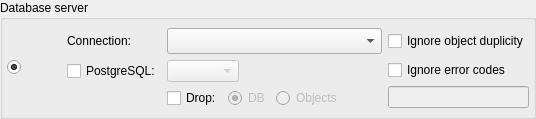
           <widget class="QGroupBox" name="groupBox">
            <property name="sizePolicy">
             <sizepolicy hsizetype="Preferred" vsizetype="Fixed">
              <horstretch>0</horstretch>
              <verstretch>0</verstretch>
             </sizepolicy>
            </property>
            <property name="title">
             <string>Database server</string>
            </property>
            <property name="checkable">
             <bool>false</bool>
            </property>
            <layout class="QGridLayout" name="gridLayout_9">
             <property name="leftMargin">
              <number>4</number>
             </property>
             <property name="topMargin">
              <number>4</number>
             </property>
             <property name="rightMargin">
              <number>4</number>
             </property>
             <property name="bottomMargin">
              <number>4</number>
             </property>
             <item row="0" column="2">
              <widget class="QWidget" name="export_to_dbms_wgt" native="true">
               <property name="sizePolicy">
                <sizepolicy hsizetype="Preferred" vsizetype="Preferred">
                 <horstretch>0</horstretch>
                 <verstretch>0</verstretch>
                </sizepolicy>
               </property>
               <layout class="QGridLayout" name="gridLayout_8">
                <property name="leftMargin">
                 <number>4</number>
                </property>
                <property name="topMargin">
                 <number>4</number>
                </property>
                <property name="rightMargin">
                 <number>0</number>
                </property>
                <property name="bottomMargin">
                 <number>4</number>
                </property>
                <item row="0" column="0" rowspan="3">
                 <layout class="QVBoxLayout" name="verticalLayout_2">
                  <item>
                   <spacer name="verticalSpacer_2">
                    <property name="orientation">
                     <enum>Qt::Vertical</enum>
                    </property>
                    <property name="sizeType">
                     <enum>QSizePolicy::Preferred</enum>
                    </property>
                    <property name="sizeHint" stdset="0">
                     <size>
                      <width>20</width>
                      <height>13</height>
                     </size>
                    </property>
                   </spacer>
                  </item>
                  <item>
                   <widget class="QLabel" name="modelo_sgbd">
                    <property name="enabled">
                     <bool>true</bool>
                    </property>
                    <property name="sizePolicy">
                     <sizepolicy hsizetype="Fixed" vsizetype="Preferred">
                      <horstretch>0</horstretch>
                      <verstretch>0</verstretch>
                     </sizepolicy>
                    </property>
                    <property name="minimumSize">
                     <size>
                      <width>30</width>
                      <height>60</height>
                     </size>
                    </property>
                    <property name="maximumSize">
                     <size>
                      <width>30</width>
                      <height>60</height>
                     </size>
                    </property>
                    <property name="text">
                     <string/>
                    </property>
                    <property name="pixmap">
                     <pixmap resource="../../res/resources.qrc">:/images/images/model2sgdb.png</pixmap>
                    </property>
                    <property name="scaledContents">
                     <bool>true</bool>
                    </property>
                    <property name="alignment">
                     <set>Qt::AlignLeading|Qt::AlignLeft|Qt::AlignVCenter</set>
                    </property>
                   </widget>
                  </item>
                  <item>
                   <spacer name="verticalSpacer_3">
                    <property name="orientation">
                     <enum>Qt::Vertical</enum>
                    </property>
                    <property name="sizeType">
                     <enum>QSizePolicy::Preferred</enum>
                    </property>
                    <property name="sizeHint" stdset="0">
                     <size>
                      <width>20</width>
                      <height>18</height>
                     </size>
                    </property>
                   </spacer>
                  </item>
                 </layout>
                </item>
                <item row="0" column="1">
                 <widget class="QLabel" name="connections_lbl">
                  <property name="enabled">
                   <bool>true</bool>
                  </property>
                  <property name="sizePolicy">
                   <sizepolicy hsizetype="Fixed" vsizetype="Fixed">
                    <horstretch>0</horstretch>
                    <verstretch>0</verstretch>
                   </sizepolicy>
                  </property>
                  <property name="minimumSize">
                   <size>
                    <width>0</width>
                    <height>0</height>
                   </size>
                  </property>
                  <property name="text">
                   <string>Connection:</string>
                  </property>
                 </widget>
                </item>
                <item row="0" column="2">
                 <widget class="QComboBox" name="connections_cmb">
                  <property name="enabled">
                   <bool>true</bool>
                  </property>
                  <property name="minimumSize">
                   <size>
                    <width>0</width>
                    <height>0</height>
                   </size>
                  </property>
                  <property name="insertPolicy">
                   <enum>QComboBox::InsertAlphabetically</enum>
                  </property>
                  <property name="sizeAdjustPolicy">
                   <enum>QComboBox::AdjustToMinimumContentsLengthWithIcon</enum>
                  </property>
                  <property name="iconSize">
                   <size>
                    <width>18</width>
                    <height>18</height>
                   </size>
                  </property>
                 </widget>
                </item>
                <item row="0" column="3">
                 <layout class="QHBoxLayout" name="horizontalLayout_2">
                  <item>
                   <widget class="QCheckBox" name="ignore_dup_chk">
                    <property name="enabled">
                     <bool>true</bool>
                    </property>
                    <property name="sizePolicy">
                     <sizepolicy hsizetype="Minimum" vsizetype="Fixed">
                      <horstretch>0</horstretch>
                      <verstretch>0</verstretch>
                     </sizepolicy>
                    </property>
                    <property name="toolTip">
                     <string>&lt;p&gt;pgModeler ignores errors generated by duplicated objects and creates only that ones which does not exists in the database. This option may be used when an object was created after a previous model export.&lt;/p&gt;</string>
                    </property>
                    <property name="statusTip">
                     <string/>
                    </property>
                    <property name="text">
                     <string>Ignore object duplicity</string>
                    </property>
                   </widget>
                  </item>
                 </layout>
                </item>
                <item row="1" column="1">
                 <widget class="QCheckBox" name="pgsqlvers_chk">
                  <property name="enabled">
                   <bool>true</bool>
                  </property>
                  <property name="sizePolicy">
                   <sizepolicy hsizetype="Fixed" vsizetype="Fixed">
                    <horstretch>0</horstretch>
                    <verstretch>0</verstretch>
                   </sizepolicy>
                  </property>
                  <property name="statusTip">
                   <string>PostgreSQL version in which the SQL code should be generated. It is recommended to select this option only when the version of the DBMS, somehow, is not identifiable or if you need to generate a specific version of SQL code for test purposes.</string>
                  </property>
                  <property name="text">
                   <string>PostgreSQL:</string>
                  </property>
                  <property name="checked">
                   <bool>false</bool>
                  </property>
                  <property name="autoExclusive">
                   <bool>false</bool>
                  </property>
                 </widget>
                </item>
                <item row="1" column="2">
                 <layout class="QGridLayout" name="gridLayout">
                  <item row="0" column="1">
                   <widget class="QWidget" name="pgsqlvers_hint" native="true">
                    <property name="sizePolicy">
                     <sizepolicy hsizetype="Fixed" vsizetype="Fixed">
                      <horstretch>0</horstretch>
                      <verstretch>0</verstretch>
                     </sizepolicy>
                    </property>
                    <property name="minimumSize">
                     <size>
                      <width>22</width>
                      <height>22</height>
                     </size>
                    </property>
                    <property name="maximumSize">
                     <size>
                      <width>22</width>
                      <height>22</height>
                     </size>
                    </property>
                    <property name="statusTip">
                     <string/>
                    </property>
                   </widget>
                  </item>
                  <item row="0" column="0">
                   <widget class="QComboBox" name="pgsqlvers1_cmb">
                    <property name="enabled">
                     <bool>false</bool>
                    </property>
                    <property name="sizePolicy">
                     <sizepolicy hsizetype="Preferred" vsizetype="Fixed">
                      <horstretch>0</horstretch>
                      <verstretch>0</verstretch>
                     </sizepolicy>
                    </property>
                    <property name="minimumSize">
                     <size>
                      <width>0</width>
                      <height>0</height>
                     </size>
                    </property>
                    <property name="maximumSize">
                     <size>
                      <width>16777215</width>
                      <height>16777215</height>
                     </size>
                    </property>
                    <property name="toolTip">
                     <string/>
                    </property>
                    <property name="insertPolicy">
                     <enum>QComboBox::InsertAtBottom</enum>
                    </property>
                   </widget>
                  </item>
                  <item row="0" column="2">
                   <spacer name="horizontalSpacer_2">
                    <property name="orientation">
                     <enum>Qt::Horizontal</enum>
                    </property>
                    <property name="sizeHint" stdset="0">
                     <size>
                      <width>40</width>
                      <height>20</height>
                     </size>
                    </property>
                   </spacer>
                  </item>
                 </layout>
                </item>
                <item row="1" column="3" rowspan="2">
                 <layout class="QGridLayout" name="gridLayout_5">
                  <item row="1" column="0" colspan="3">
                   <widget class="QLineEdit" name="error_codes_edt">
                    <property name="enabled">
                     <bool>false</bool>
                    </property>
                    <property name="clearButtonEnabled">
                     <bool>true</bool>
                    </property>
                   </widget>
                  </item>
                  <item row="0" column="0" colspan="3">
                   <widget class="QCheckBox" name="ignore_error_codes_chk">
                    <property name="enabled">
                     <bool>true</bool>
                    </property>
                    <property name="sizePolicy">
                     <sizepolicy hsizetype="Minimum" vsizetype="Fixed">
                      <horstretch>0</horstretch>
                      <verstretch>0</verstretch>
                     </sizepolicy>
                    </property>
                    <property name="toolTip">
                     <string>This advanced option causes pgModeler to ignore extra errors by their numeric codes. These errors must be informed in the input below and separeted by space. For the complete list of error codes check the PostgreSQL docs, section &lt;strong&gt; Appendix A. PostgreSQL Error Codes&lt;/strong&gt;. &lt;strong&gt;WARNING:&lt;/strong&gt; use this option with extreme care since it can interfere in final export result.</string>
                    </property>
                    <property name="statusTip">
                     <string/>
                    </property>
                    <property name="text">
                     <string>Ignore error codes</string>
                    </property>
                   </widget>
                  </item>
                 </layout>
                </item>
                <item row="2" column="2">
                 <layout class="QHBoxLayout" name="horizontalLayout_12">
                  <item>
                   <widget class="QCheckBox" name="drop_chk">
                    <property name="enabled">
                     <bool>true</bool>
                    </property>
                    <property name="sizePolicy">
                     <sizepolicy hsizetype="Minimum" vsizetype="Fixed">
                      <horstretch>0</horstretch>
                      <verstretch>0</verstretch>
                     </sizepolicy>
                    </property>
                    <property name="toolTip">
                     <string>If &lt;strong&gt;DB&lt;/strong&gt; is checked pgModeler will destroy the database if already exists on the server. When &lt;strong&gt;Objects&lt;/strong&gt; is checked pgModeler will execute the DROP command attached to SQL-enabled objects. &lt;strong&gt;WARNING:&lt;/strong&gt; this option leads to data loss so make sure to have a backup before exporting.</string>
                    </property>
                    <property name="statusTip">
                     <string/>
                    </property>
                    <property name="text">
                     <string>Drop:</string>
                    </property>
                   </widget>
                  </item>
                  <item>
                   <widget class="QRadioButton" name="drop_db_rb">
                    <property name="enabled">
                     <bool>false</bool>
                    </property>
                    <property name="text">
                     <string>DB</string>
                    </property>
                    <property name="checked">
                     <bool>true</bool>
                    </property>
                   </widget>
                  </item>
                  <item>
                   <widget class="QRadioButton" name="drop_objs_rb">
                    <property name="enabled">
                     <bool>false</bool>
                    </property>
                    <property name="toolTip">
                     <string/>
                    </property>
                    <property name="text">
                     <string>Ob&amp;jects</string>
                    </property>
                   </widget>
                  </item>
                  <item>
                   <spacer name="horizontalSpacer_4">
                    <property name="orientation">
                     <enum>Qt::Horizontal</enum>
                    </property>
                    <property name="sizeHint" stdset="0">
                     <size>
                      <width>40</width>
                      <height>20</height>
                     </size>
                    </property>
                   </spacer>
                  </item>
                 </layout>
                </item>
               </layout>
              </widget>
             </item>
             <item row="0" column="0">
              <widget class="QRadioButton" name="export_to_dbms_rb">
               <property name="enabled">
                <bool>true</bool>
               </property>
               <property name="sizePolicy">
                <sizepolicy hsizetype="Fixed" vsizetype="Fixed">
                 <horstretch>0</horstretch>
                 <verstretch>0</verstretch>
                </sizepolicy>
               </property>
               <property name="text">
                <string/>
               </property>
               <property name="checked">
                <bool>true</bool>
               </property>
               <property name="autoExclusive">
                <bool>false</bool>
               </property>
              </widget>
             </item>
            </layout>
           </widget>
